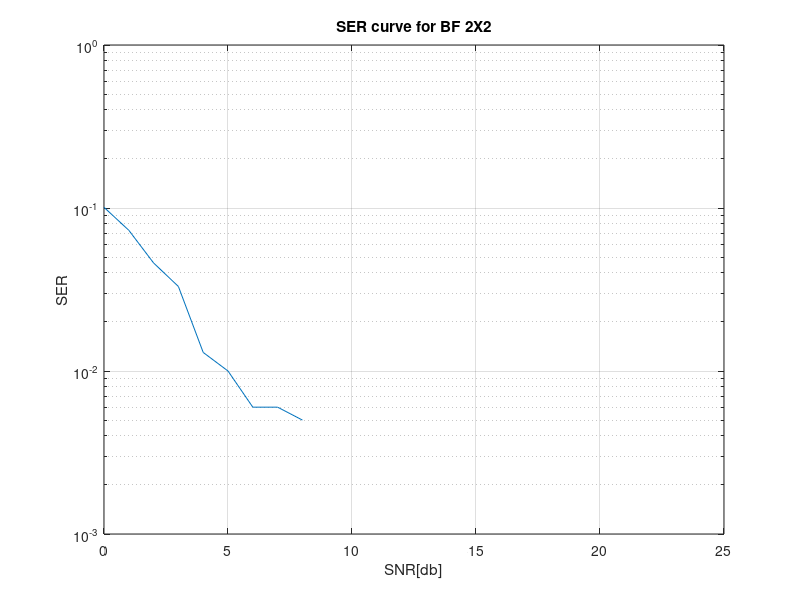

Recreate this plot in MATLAB.
function ex1
    DATA_LENGTH = 2000;
    
    x = zeros(1024, 1);
    nx = addRayleighNoise(x, 0);
    
%     % SISO
%     siso_snr_ser = [];
%     for snr=[40:-1:-10]
%         bits = round(rand(DATA_LENGTH, 1));
%         qpsk_symbols = bi2de(reshape(bits, [], 2));
%         qpsk_values = qammod(qpsk_symbols, 4)/sqrt(2);
%         channel = addRayleighNoise(zeros(length(qpsk_values), 1), 0);
%         qpsk_values_after_channel = qpsk_values.*channel;
%         noisy_qpsk_values = addRayleighNoise(qpsk_values_after_channel, snr);
%         
% %         demod_noisy_qpsk_symbols = qamdemod(noisy_qpsk_values, 4);
%         demod_noisy_qpsk_symbols = zeros(length(noisy_qpsk_values), 1);
%         for i=[1:length(noisy_qpsk_values)]
%             demod_noisy_qpsk_symbols(i) = lsFindOfdmSymbol(noisy_qpsk_values(i)./channel(i), @(x)(x));
%         end
%         
%         siso_snr_ser = [siso_snr_ser ; [snr, 1-(sum(demod_noisy_qpsk_symbols==qpsk_symbols)/length(qpsk_values))]];
%     end
    
%     figure;
%     semilogy(siso_snr_ser(:,1), siso_snr_ser(:,2));
%     grid on;
%     xlabel('SNR[db]');
%     ylabel('SER');
%     title('SER curve for SISO');
    
    
%     % MRC 1X2
%     mrc2_snr_ser = [];
%     for snr=[0:25]
%         bits = round(rand(DATA_LENGTH, 1));
%         qpsk_symbols = bi2de(reshape(bits, [], 2));
%         qpsk_values = qammod(qpsk_symbols, 4)/sqrt(2);
%         channel1 = addRayleighNoise(zeros(length(qpsk_values), 1), 0);
%         channel2 = addRayleighNoise(zeros(length(qpsk_values), 1), 0);
%         qpsk_values_after_channel1 = channel1.*qpsk_values;
%         qpsk_values_after_channel2 = channel2.*qpsk_values;
%         noisy_qpsk_values1 = addRayleighNoise(qpsk_values_after_channel1, snr);
%         noisy_qpsk_values2 = addRayleighNoise(qpsk_values_after_channel2, snr);
% %         noisy_qpsk_values1 = qpsk_values_after_channel1;
% %         noisy_    qpsk_values2 = qpsk_values_after_channel2;
% 
% %         demod_noisy_qpsk_symbols = qamdemod(noisy_qpsk_values, 4);
%         demod_noisy_qpsk_symbols = zeros(length(qpsk_values), 1);
%         for i=[1:length(qpsk_values)]
%             channel = [channel1(i) ; channel2(i)];
%             received_value = [noisy_qpsk_values1(i) ; noisy_qpsk_values2(i)];
%             ls_est_value = [channel'*received_value]/(channel'*channel);
%             demod_noisy_qpsk_symbols(i) = lsFindOfdmSymbol(ls_est_value, @(x)(x));
%         end
%         
%         mrc2_snr_ser = [mrc2_snr_ser ; [snr, 1-(sum(demod_noisy_qpsk_symbols==qpsk_symbols)/length(qpsk_values))]];
%     end
%     
%     figure;
%     semilogy(mrc2_snr_ser(:,1), mrc2_snr_ser(:,2));
%     grid on;
%     xlabel('SNR[db]');
%     ylabel('SER');
%     title('SER curve for MRC 1X2');
    
    
    
%     % MRC 1X4
%     mrc4_snr_ser = [];
%     for snr=[0:25]
%         bits = round(rand(DATA_LENGTH, 1));
%         qpsk_symbols = bi2de(reshape(bits, [], 2));
%         qpsk_values = qammod(qpsk_symbols, 4)/sqrt(2);
%         channel1 = addRayleighNoise(zeros(length(qpsk_values), 1), 0);
%         channel2 = addRayleighNoise(zeros(length(qpsk_values), 1), 0);
%         channel3 = addRayleighNoise(zeros(length(qpsk_values), 1), 0);
%         channel4 = addRayleighNoise(zeros(length(qpsk_values), 1), 0);
%         qpsk_values_after_channel1 = channel1.*qpsk_values;
%         qpsk_values_after_channel2 = channel2.*qpsk_values;
%         qpsk_values_after_channel3 = channel3.*qpsk_values;
%         qpsk_values_after_channel4 = channel4.*qpsk_values;
%         noisy_qpsk_values1 = addRayleighNoise(qpsk_values_after_channel1, snr);
%         noisy_qpsk_values2 = addRayleighNoise(qpsk_values_after_channel2, snr);
%         noisy_qpsk_values3 = addRayleighNoise(qpsk_values_after_channel3, snr);
%         noisy_qpsk_values4 = addRayleighNoise(qpsk_values_after_channel4, snr);
% %         noisy_qpsk_values1 = qpsk_values_after_channel1;
% %         noisy_    qpsk_values2 = qpsk_values_after_channel2;
% 
% %         demod_noisy_qpsk_symbols = qamdemod(noisy_qpsk_values, 4);
%         demod_noisy_qpsk_symbols = zeros(length(qpsk_values), 1);
%         for i=[1:length(qpsk_values)]
%             channel = [channel1(i); channel2(i); channel3(i); channel4(i)];
%             received_value = [noisy_qpsk_values1(i) ; noisy_qpsk_values2(i) ; ...
%                 noisy_qpsk_values3(i); noisy_qpsk_values4(i)];
%             ls_est_value = [channel'*received_value]/(channel'*channel);
%             demod_noisy_qpsk_symbols(i) = lsFindOfdmSymbol(ls_est_value, @(x)(x));
%         end
%         
%         mrc4_snr_ser = [mrc4_snr_ser ; [snr, 1-(sum(demod_noisy_qpsk_symbols==qpsk_symbols)/length(qpsk_values))]];
%     end
%     
%     figure;
%     semilogy(mrc4_snr_ser(:,1), mrc4_snr_ser(:,2));
%     grid on;
%     xlabel('SNR[db]');
%     ylabel('SER');
%     title('SER curve for MRC 1X4');


%     figure;
%     semilogy(siso_snr_ser(:,1), siso_snr_ser(:,2));
%     grid on;
%     xlabel('SNR[db]');
%     ylabel('SER');
%     title('SER curve for SISO');
%     
    
%     % STC 2X1
%     stc21_snr_ser = [];
%     for snr=[25:-1:0]
%         bits = round(rand(DATA_LENGTH, 1));
%         qpsk_symbols = bi2de(reshape(bits, [], 2));
%         qpsk_values = qammod(qpsk_symbols, 4)/sqrt(2);
%         channel1 = addRayleighNoise(zeros(length(qpsk_values), 1), 0);
%         channel2 = addRayleighNoise(zeros(length(qpsk_values), 1), 0);
%         demod_noisy_qpsk_symbols = zeros(length(qpsk_values), 1);
%         for i=[1:2:length(qpsk_values)-1]
%             H = [channel1(i), channel2(i); channel2(i)', -channel1(i)']./sqrt(2);
%             signal = [qpsk_values(i) ; qpsk_values(i+1)];
%             qpsk_values_l = H*signal;
%             received_noisy_qpsk_values = addRayleighNoise(qpsk_values_l, snr);
%             ls_est_values = (H'*H)^-1*(H'*received_noisy_qpsk_values);
%             
%             demod_noisy_qpsk_symbols(i) = lsFindOfdmSymbol(ls_est_values(1), @(x)(x));
%             demod_noisy_qpsk_symbols(i+1) = lsFindOfdmSymbol(ls_est_values(2), @(x)(x));
%         end
%         
%         stc21_snr_ser = [stc21_snr_ser ; [snr, 1-(sum(demod_noisy_qpsk_symbols==qpsk_symbols)/length(qpsk_values))]];
%     end
%     
%     figure;
%     semilogy(stc21_snr_ser(:,1), stc21_snr_ser(:,2));
%     grid on;
%     xlabel('SNR[db]');
%     ylabel('SER');
%     title('SER curve for STC 2X1');

    
%     % STC 2X2
%     stc22_snr_ser = [];
%     for snr=[25:-1:0]
%         bits = round(rand(DATA_LENGTH, 1));
%         qpsk_symbols = bi2de(reshape(bits, [], 2));
%         qpsk_values = qammod(qpsk_symbols, 4)/sqrt(2);
%         channel1 = addRayleighNoise(zeros(length(qpsk_values), 1), 0);
%         channel2 = addRayleighNoise(zeros(length(qpsk_values), 1), 0);
%         channel3 = addRayleighNoise(zeros(length(qpsk_values), 1), 0);
%         channel4 = addRayleighNoise(zeros(length(qpsk_values), 1), 0);
%         demod_noisy_qpsk_symbols = zeros(length(qpsk_values), 1);
%         for i=[1:2:length(qpsk_values)-1]
%             H0 = [channel1(i), channel2(i); channel2(i)', -channel1(i)']./sqrt(2);
%             H1 = [channel3(i), channel4(i); channel3(i)', -channel4(i)']./sqrt(2);
%             H = [H0 ; H1];
%             signal = [qpsk_values(i) ; qpsk_values(i+1)];
%             qpsk_values_l = H*signal;
%             received_noisy_qpsk_values = addRayleighNoise(qpsk_values_l, snr);
%             ls_est_values = (H'*H)^-1*(H'*received_noisy_qpsk_values);
%             
%             demod_noisy_qpsk_symbols(i) = lsFindOfdmSymbol(ls_est_values(1), @(x)(x));
%             demod_noisy_qpsk_symbols(i+1) = lsFindOfdmSymbol(ls_est_values(2), @(x)(x));
%         end
%         
%         stc22_snr_ser = [stc22_snr_ser ; [snr, 1-(sum(demod_noisy_qpsk_symbols==qpsk_symbols)/length(qpsk_values))]];
%     end
%     
%     figure;
%     semilogy(stc22_snr_ser(:,1), stc22_snr_ser(:,2));
%     grid on;
%     xlabel('SNR[db]');
%     ylabel('SER');
%     title('SER curve for STC 2X2');

    % BF 2X2
    bf22_snr_ser = [];
    for snr=[25:-1:0]
        bits = round(rand(DATA_LENGTH, 1));
        qpsk_symbols = bi2de(reshape(bits, [], 2));
        qpsk_values = qammod(qpsk_symbols, 4)/sqrt(2);
        channels = zeros(length(qpsk_values), 4);
        for i=[1:size(channels, 2)]
            channels(:,i) = addRayleighNoise(channels(:,i), 0);
        end
        
        demod_noisy_qpsk_symbols = zeros(length(qpsk_values), 1);
        for i=[1:length(qpsk_values)]
            H = [channels(i, 1), channels(i, 2) ; channels(i, 3) , channels(i, 4)];
            [V,D] = eig(H'*H);
            [~,max_eig_index] = max(max(abs(D)));
            
            weighted_H = H*V(:, max_eig_index);
            sent_signals = weighted_H*qpsk_values(i);
            received_noisy_qpsk_values = addRayleighNoise(sent_signals, snr);
                        
            ls_est_value = (weighted_H'*weighted_H)^-1*(weighted_H'*received_noisy_qpsk_values);
            demod_noisy_qpsk_symbols(i) = lsFindOfdmSymbol(ls_est_value, @(x)(x));
        end
        
        bf22_snr_ser = [bf22_snr_ser ; [snr, 1-(sum(demod_noisy_qpsk_symbols==qpsk_symbols)/length(qpsk_values))]];
    end
    
    figure;
    semilogy(bf22_snr_ser(:,1), bf22_snr_ser(:,2));
    grid on;
    xlabel('SNR[db]');
    ylabel('SER');
    title('SER curve for BF 2X2');


end


function noisySignal = addRayleighNoise(signal, snrDb)
    % Assuming the signal power is 1

    len = length(signal);
    noise = normrnd(0, 1, len, 2)/(sqrt(2*power(10, snrDb/10)));
    noisySignal = signal + noise(:, 1) + j*noise(:, 2);
end

function lsOfdmSymbol = lsFindOfdmSymbol(value, functional);
    possible_values = qammod([0:3], 4)./sqrt(2);
    comparison = [];
    for i=[1:4]
        diff = (value - functional(possible_values(i))).^2;
        comparison = [comparison ; sum(diff(:))];
    end
    [~,i] = min(abs(comparison));
    lsOfdmSymbol = i-1;
end